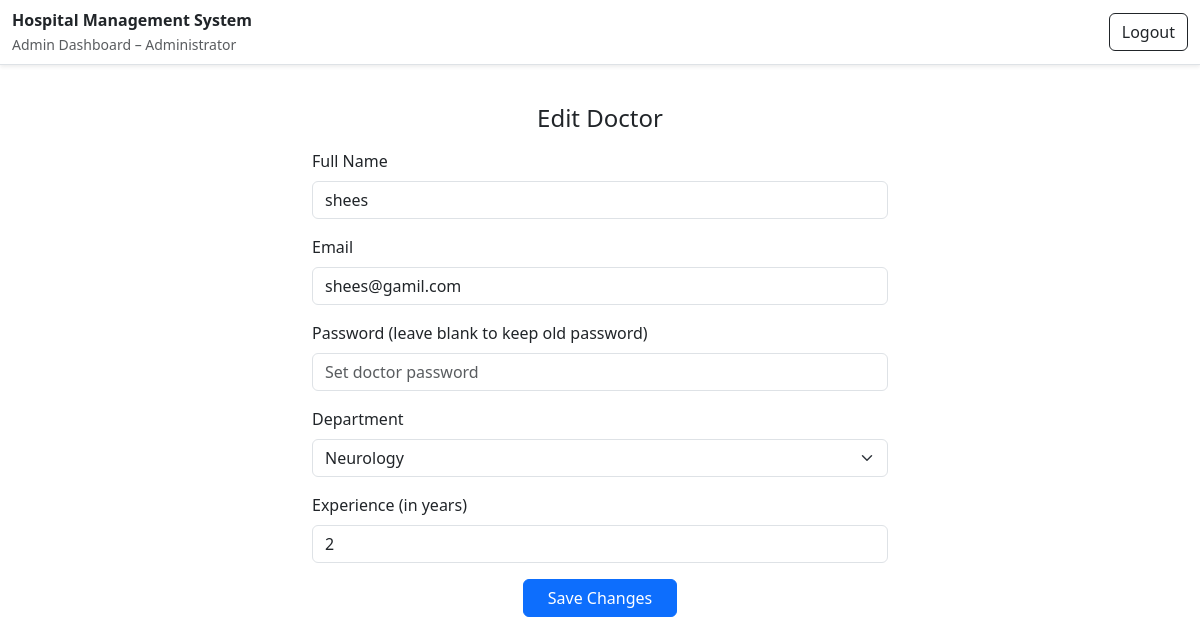
Screenshot of /admin/doctor/edit/2 (signed in) with the database file from the repository.
### database/model.py (models this page shows)
class Doctor(db.Model):
  doctor_id = db.Column(db.Integer, primary_key=True)
  full_name = db.Column(db.String(64), nullable = False)
  email = db.Column(db.String(254), nullable=False, unique=True)
  password = db.Column(db.String(256), nullable=False)
  department_id = db.Column(db.Integer, db.ForeignKey('department.department_id'))  # dropdown values
  experience  = db.Column(db.Integer)      # years of experience (whole years)
  appointments = db.relationship('Appointment', backref='doctor', lazy=True)

class Department(db.Model):
  department_id = db.Column(db.Integer, primary_key=True)
  department_name = db.Column(db.String(40), nullable=False, unique=True)
  description = db.Column(db.Text, nullable=True)
  doctors = db.relationship('Doctor', backref='department', lazy=True)

### controllers/admin.py (the view, shortened to what this page needs)
    @app.route("/admin/doctor/edit/<int:doctor_id>", methods=["GET", "POST"])
    @admin_required
    def edit_doctor(doctor_id):
        doctor = Doctor.query.get(doctor_id)
        if not doctor:
            flash("Doctor not found.", "warning")
            return redirect(url_for("admin_doctors"))
        departments = Department.query.all()
        return render_template("admin/parts/add_doctor.html", doctor=doctor, departments=departments, mode='edit')

### controllers/admin.py (called while the page is built)
def admin_required(view_func):
    @wraps(view_func)
    def wrapper(*args, **kwargs):
        if 'user_id' not in session:
            flash('Please log in first.')
            return redirect(url_for('login'))
        if session.get('role') != 'admin':
            flash('Access denied: Admins only.')
            return redirect(url_for('login'))
        return view_func(*args, **kwargs)
    return wrapper

### templates/admin/parts/add_doctor.html (shortened to what this page needs)
{% extends "admin/admin_base.html" %}
{% block content %}
<div class="container mt-4" style="max-width: 600px;">
  <h4 class="mb-3 text-center">
    {{ "Edit Doctor" if mode == "edit" else "Add New Doctor" }}
  </h4>
  <form method="POST" action="{{ form_action }}">
    <div class="mb-3">
      <label class="form-label">Full Name</label>
      <input type="text" name="full_name" class="form-control"
             placeholder="Enter doctor's full name"
             value="{{ doctor.full_name if doctor else '' }}"
             required>
    </div>
    <div class="mb-3">
      <label class="form-label">Email</label>
      <input type="email" name="email" class="form-control"
             placeholder="Enter email address"
             value="{{ doctor.email if doctor else '' }}"
             required>
    </div>
    <div class="mb-3">
      <label class="form-label">
        Password
        {% if mode == "edit" %}(leave blank to keep old password){% endif %}
      </label>
      <input type="password" name="password" class="form-control"
             placeholder="Set doctor password">
    </div>
    <div class="mb-3">
      <label class="form-label">Department</label>
      <select name="department_id" class="form-select" required>
        {% for dept in departments %}
          <option value="{{ dept.department_id }}"
            {% if doctor and doctor.department_id == dept.department_id %}
                selected
            {% endif %}>
            {{ dept.department_name }}
          </option>
        {% endfor %}
      </select>
    </div>
    <div class="mb-3">
      <label class="form-label">Experience (in years)</label>
      <input type="number" name="experience" class="form-control" min="0"
             placeholder="Enter years of experience"
             value="{{ doctor.experience if doctor else '' }}">
    </div>
    <div class="text-center">
      <button type="submit" class="btn btn-primary px-4">
        {{ "Save Changes" if mode == "edit" else "Add Doctor" }}
      </button>
    </div>
  </form>
</div>
{% endblock %}

### templates/admin/admin_base.html (style rules this page uses)
body { padding-top: 64px; }

### rows the page displays
Doctor: full_name "shees", email "shees@gamil.com", department_id "Neurology", experience "2"

### other values shown
{{ "Edit Doctor" if mode == "edit" else "Add New Doctor" }} "Edit Doctor"
{{ "Save Changes" if mode == "edit" else "Add Doctor" }} "Save Changes"
